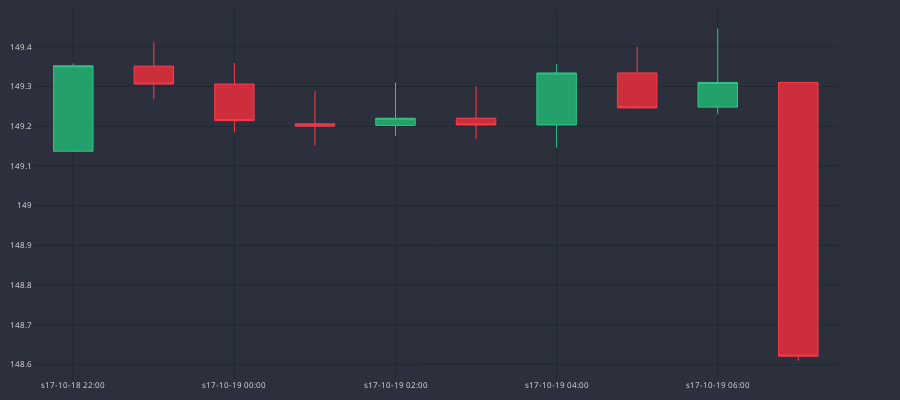
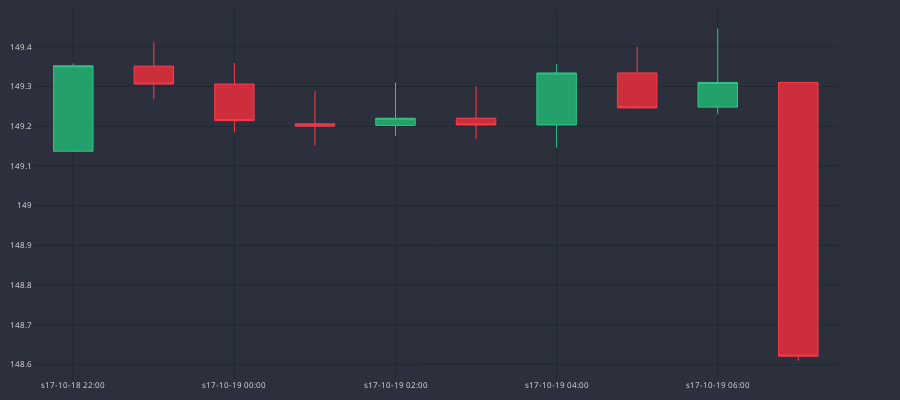

Here is the notebook cell these charts were saved with, in order:
### Code cell
MARKER = "#0066FF"
dfp = df_an.iloc[20554:20564]
cp = CandlePlot(dfp, candles=True)
cp.show_plot()
df_temp = cp.df_plot[cp.df_plot.TWEEZER_BOTTOM == True]
cp.fig.add_trace(go.Candlestick(
                x=df_temp.sTime,
                open=df_temp.mid_o,
                high=df_temp.mid_h,
                low=df_temp.mid_l,
                close=df_temp.mid_c,
                line=dict(width=1), opacity=1,
                increasing_fillcolor=MARKER,
                decreasing_fillcolor=MARKER,
                increasing_line_color=MARKER,
                decreasing_line_color=MARKER
            ))

### Figure 1 — Plotly figure (JSON) as saved in the notebook; plotly's stock layout.template omitted (floating-point values rounded to 4 significant figures)
{"data": [{"close": [149.4, 149.3, 149.2, 149.2, 149.2, 149.2, 149.3, 149.2, 149.3, 148.6], "decreasing": {"fillcolor": "#CC2E3C", "line": {"color": "#FF3A4C"}}, "high": [149.4, 149.4, 149.4, 149.3, 149.3, 149.3, 149.4, 149.4, 149.4, 149.3], "increasing": {"fillcolor": "#24A06B", "line": {"color": "#2EC886"}}, "line": {"width": 1}, "low": [149.1, 149.3, 149.2, 149.2, 149.2, 149.2, 149.1, 149.2, 149.2, 148.6], "opacity": 1, "open": [149.1, 149.4, 149.3, 149.2, 149.2, 149.2, 149.2, 149.3, 149.2, 149.3], "type": "candlestick", "x": ["s17-10-18 22:00", "s17-10-18 23:00", "s17-10-19 00:00", "s17-10-19 01:00", "s17-10-19 02:00", "s17-10-19 03:00", "s17-10-19 04:00", "s17-10-19 05:00", "s17-10-19 06:00", "s17-10-19 07:00"]}], "layout": {"font": {"color": "#e1e1e1", "size": 8}, "height": 400, "margin": {"b": 10, "l": 10, "r": 10, "t": 10}, "paper_bgcolor": "#2c303c", "plot_bgcolor": "#2c303c", "width": 900, "xaxis": {"anchor": "y", "domain": [0, 0.94], "gridcolor": "#1f292f", "nticks": 5, "rangeslider": {"visible": false}}, "yaxis": {"anchor": "x", "domain": [0, 1], "gridcolor": "#1f292f"}, "yaxis2": {"anchor": "x", "gridcolor": "#1f292f", "overlaying": "y", "side": "right"}}}

### Figure 2 — Plotly figure (JSON) as saved in the notebook; plotly's stock layout.template omitted (floating-point values rounded to 4 significant figures)
{"data": [{"close": [149.4, 149.3, 149.2, 149.2, 149.2, 149.2, 149.3, 149.2, 149.3, 148.6], "decreasing": {"fillcolor": "#CC2E3C", "line": {"color": "#FF3A4C"}}, "high": [149.4, 149.4, 149.4, 149.3, 149.3, 149.3, 149.4, 149.4, 149.4, 149.3], "increasing": {"fillcolor": "#24A06B", "line": {"color": "#2EC886"}}, "line": {"width": 1}, "low": [149.1, 149.3, 149.2, 149.2, 149.2, 149.2, 149.1, 149.2, 149.2, 148.6], "opacity": 1, "open": [149.1, 149.4, 149.3, 149.2, 149.2, 149.2, 149.2, 149.3, 149.2, 149.3], "type": "candlestick", "x": ["s17-10-18 22:00", "s17-10-18 23:00", "s17-10-19 00:00", "s17-10-19 01:00", "s17-10-19 02:00", "s17-10-19 03:00", "s17-10-19 04:00", "s17-10-19 05:00", "s17-10-19 06:00", "s17-10-19 07:00"]}, {"close": [], "decreasing": {"fillcolor": "#0066FF", "line": {"color": "#0066FF"}}, "high": [], "increasing": {"fillcolor": "#0066FF", "line": {"color": "#0066FF"}}, "line": {"width": 1}, "low": [], "opacity": 1, "open": [], "type": "candlestick", "x": []}], "layout": {"font": {"color": "#e1e1e1", "size": 8}, "height": 400, "margin": {"b": 10, "l": 10, "r": 10, "t": 10}, "paper_bgcolor": "#2c303c", "plot_bgcolor": "#2c303c", "width": 900, "xaxis": {"anchor": "y", "domain": [0, 0.94], "gridcolor": "#1f292f", "nticks": 5, "rangeslider": {"visible": false}}, "yaxis": {"anchor": "x", "domain": [0, 1], "gridcolor": "#1f292f"}, "yaxis2": {"anchor": "x", "gridcolor": "#1f292f", "overlaying": "y", "side": "right"}}}
